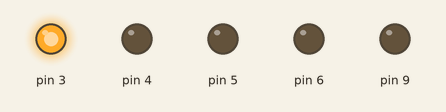
Recording of a sketch running on a simulated Arduino Uno, built with avr-gcc and run on an emulated ATmega328P. Parts: output pins drawn as LEDs (lit = HIGH).

Above: at 0.05 s.
At 0.75 s:
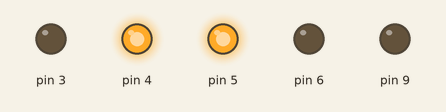
At 1.45 s:
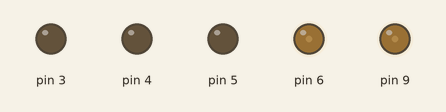
Timing chart, 0 to 3.5 s (numbered marks = the images above):
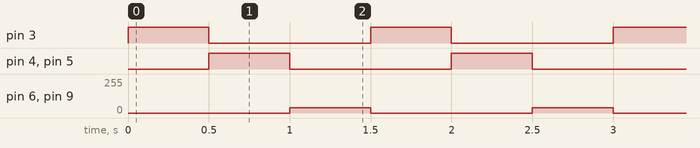

Measured:
- by itself, pin 3–5: alternates HIGH for 0.50 s and LOW for 1.0 s
- by itself, pin 6, pin 9: alternates 40/255 for 0.50 s and 0/255 for 1.0 s

The sketch:

_tp_1_escrituras_por_medio_digital1.ino
```cpp
void setup()
{
 pinMode( 3 , OUTPUT);
 pinMode( 4 , OUTPUT);
 pinMode( 5 , OUTPUT);
 pinMode( 6 , OUTPUT);
 pinMode( 9 , OUTPUT);
}

void loop()
{
 analogWrite( 3 , 255);
 delay(500);
 analogWrite( 3 ,0);
 digitalWrite( 4 , HIGH);
 digitalWrite( 5 , HIGH );
 delay(500);
 digitalWrite( 4 , LOW);
 digitalWrite( 5 , LOW);
 analogWrite( 6 , 40);
 analogWrite( 9 , 40);
 delay(500);
 analogWrite( 6 , 0);
 analogWrite( 9 , 0);
}
```
